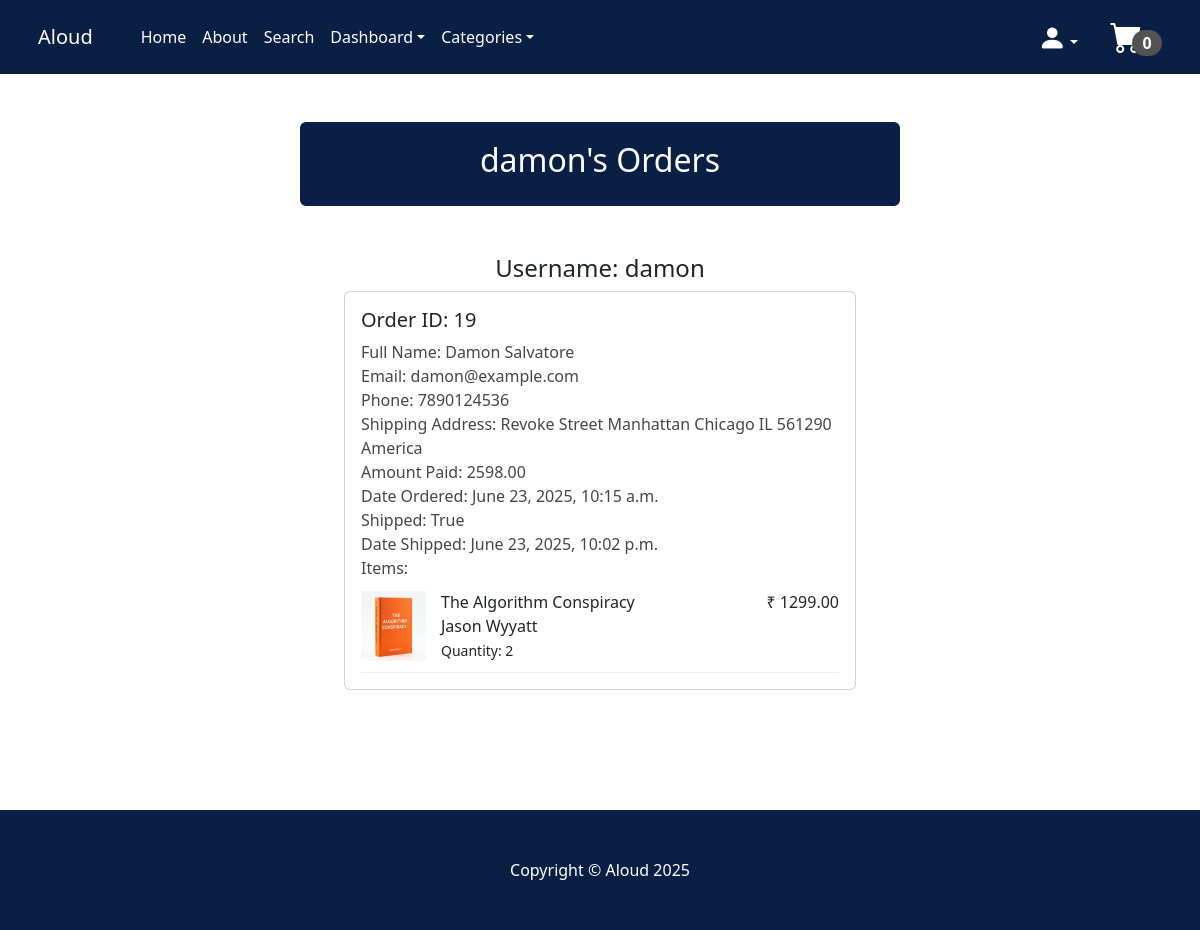
The app's page /order_dash/8/ (signed in), older data.
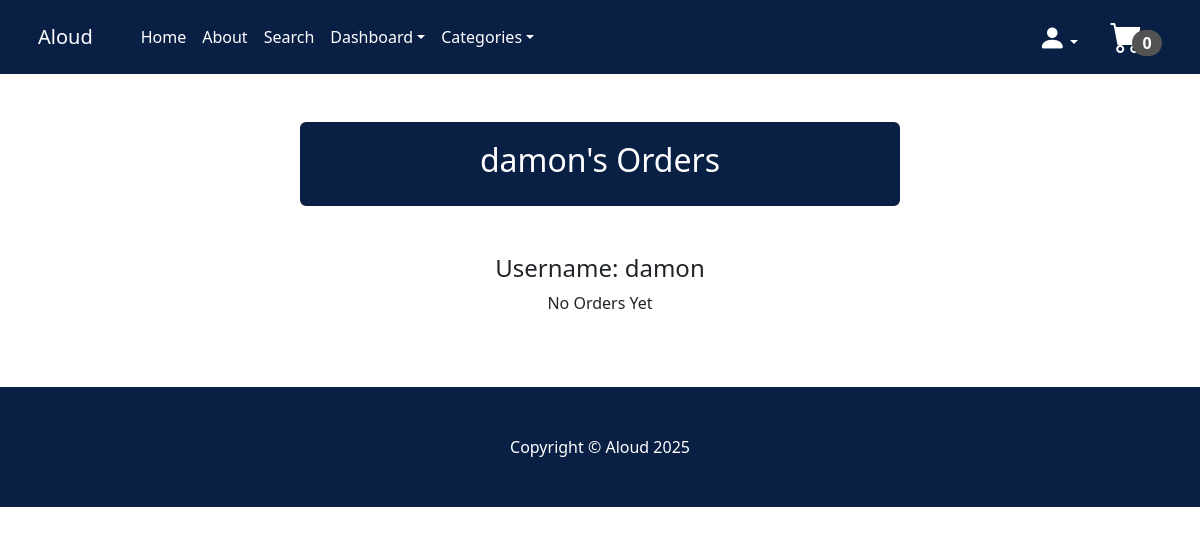
The same page, newer data.
### payment/models.py (models this page shows, shortened)
class Order(models.Model):
    user = models.ForeignKey(User, on_delete=models.CASCADE, null=True, blank=True)
    full_name=models.CharField(max_length=300)
    email=models.EmailField(max_length=250)
    phone=models.CharField(max_length=20)
    shipping_address=models.TextField(max_length=10000)
    amount_paid=models.DecimalField(max_digits=10, decimal_places=2)
    date_ordered=models.DateTimeField(auto_now_add=True)
    shipped = models.BooleanField(default=False)
    date_shipped = models.DateTimeField(blank=True, null=True)

class OrderItem(models.Model):
    order = models.ForeignKey(Order, on_delete=models.CASCADE, null=True)
    product = models.ForeignKey(Product, on_delete=models.CASCADE, null=True)
    user = models.ForeignKey(User, on_delete=models.CASCADE, null=True, blank=True)
    quantity = models.PositiveBigIntegerField(default=1)
    price = models.DecimalField(max_digits=10, decimal_places=2)

### store/models.py (models this page shows, shortened)
class Product(models.Model):
    book_id = models.CharField(max_length=10)
    name = models.CharField(max_length=50)
    author = models.CharField(max_length=50)
    price = models.DecimalField(default=0, decimal_places=2, max_digits=9)
    category = models.ForeignKey(Category, on_delete=models.CASCADE, default=1)
    stock = models.IntegerField(null=True, blank=False, default=0)
    description = models.TextField(max_length=1000, default='', blank=True, null=True)
    image = models.ImageField(upload_to='uploads/product')
    is_sale = models.BooleanField(default=False)
    sale_price = models.DecimalField(default=0, decimal_places=2, max_digits=9)

### store/views.py (the view)
# urls.py: path('order_dash/<int:user>/', views.order_dash, name= 'order_dash'),       #To view the orders of each signedup users in the dashboard
def order_dash(request, user):
    if request.user.is_authenticated and request.user.is_superuser:
        user_instance = get_object_or_404(User, id=user)
        orders = Order.objects.filter(user=user_instance)
        items = OrderItem.objects.filter(order__in=orders)
        return render(request, 'order_dash.html', {'orders': orders, 'user_instance': user_instance, 'items': items})
    else:
        messages.success(request, 'Access denied to this page')
        return redirect('home')

### cart/cart.py (called while the page is built)
    def __len__(self):
        return sum(self.cart.values())

### cart/context_processors.py (called while the page is built)
def cart(request):
    return{'cart':Cart(request)}

### store/context_processors.py (called while the page is built)
def categories_processor(request):
    return {
        'categories': Category.objects.all()
    }

### store/models.py (called while the page is built)
    def __str__(self):
        return self.name

### store/templates/order_dash.html (shortened to what this page needs)
{% extends 'base.html' %}
{% block content %}
    <div class="container">
        <div class="row">
            <center>
                <div class="col-12">
<br/><br/>
<div class="card" style= "width: 600px; border-width: 3px; border-color: #0a1f44;">
  <div class="card-body" style="background: #0a1f44;">
        <h2 style="color: white;">{{user_instance.username}}'s Orders</h2>
  </div>
</div>
<br/><br/>
<h4>Username: {{user_instance.username}}</h4>
{% if orders %}
{% for order in orders %}
<div class="card" style="width: 32rem;">
  <div class="card-body" style="text-align: left;">
      <h5>Order ID: <td>{{order.id}}</td></h5>
      <B style="color: rgb(71, 70, 70); font-weight: 400;">Full Name:</B> <B style="color: rgb(71, 70, 70); font-weight: 300;">{{order.full_name}}</B><br/>
      <B style="color: rgb(71, 70, 70); font-weight: 400;">Email:</B> <B style="color: rgb(71, 70, 70); font-weight: 300;">{{order.email}}</B><br/>
      <B style="color: rgb(71, 70, 70); font-weight: 400;">Phone:</B> <B style="color: rgb(71, 70, 70); font-weight: 300;">{{order.phone}}</B><br/>
      <B style="color: rgb(71, 70, 70); font-weight: 400;">Shipping Address:</B> <B style="color: rgb(71, 70, 70); font-weight: 300;">{{order.shipping_address}}</B><br/>
      <B style="color: rgb(71, 70, 70); font-weight: 400;">Amount Paid:</B> <B style="color: rgb(71, 70, 70); font-weight: 300;">{{order.amount_paid}}</B><br/>
      <B style="color: rgb(71, 70, 70); font-weight: 400;">Date Ordered:</B> <B style="color: rgb(71, 70, 70); font-weight: 300;">{{order.date_ordered}}</B><br/>
      <B style="color: rgb(71, 70, 70); font-weight: 400;">Shipped:</B> <B style="color: rgb(71, 70, 70); font-weight: 300;">{{order.shipped}}</B><br/>
      <B style="color: rgb(71, 70, 70); font-weight: 400;">Date Shipped:</B> <B style="color: rgb(71, 70, 70); font-weight: 300;">{{order.date_shipped}}</B><br/>
            <B style="color: rgb(71, 70, 70); font-weight: 400;">Items:</B> <br/>
      {% for item in items %}
        <div class="item-container">
      <div class="item-image">
        <img src="{{ item.product.image.url }}" alt="{{ item.name }}">
      </div>
      <div class="item-details">
        <div class="item-left">
          <B style="font-weight: 500;">{{ item.product.name }}</B><br/>
          {{ item.product.author }}<br/>
              <small>Quantity: {{ item.quantity }}</small>
        </div>
        <div class="item-right">
            ₹ {{ item.price }}
        </div>
      </div>
    </div>
  {% endfor %}
  </div>
</div>
<br/>
{% endfor %}
{% else %}
No Orders Yet
{% endif %}
<br/><br/><br/><br/>
                </div>
            </center>
        </div>
    </div>
{% endblock %}

Row changes from the older to the newer data that the page shows:
removed Order: id "19", full_name "Damon Salvatore", email "damon@example.com", phone "7890124536", shipping_address "Revoke Street Manhattan Chicago IL 561290 America", amount_paid "2598.00", date_ordered "June 23, 2025, 10:15 a.m.", shipped "True", date_shipped "June 23, 2025, 10:02 p.m."
removed OrderItem: product.image (picture), product.name "The Algorithm Conspiracy", product.author "Jason Wyyatt", quantity "2", price "1299.00"
Text that changed along with them:
text now shown: "No Orders Yet"
